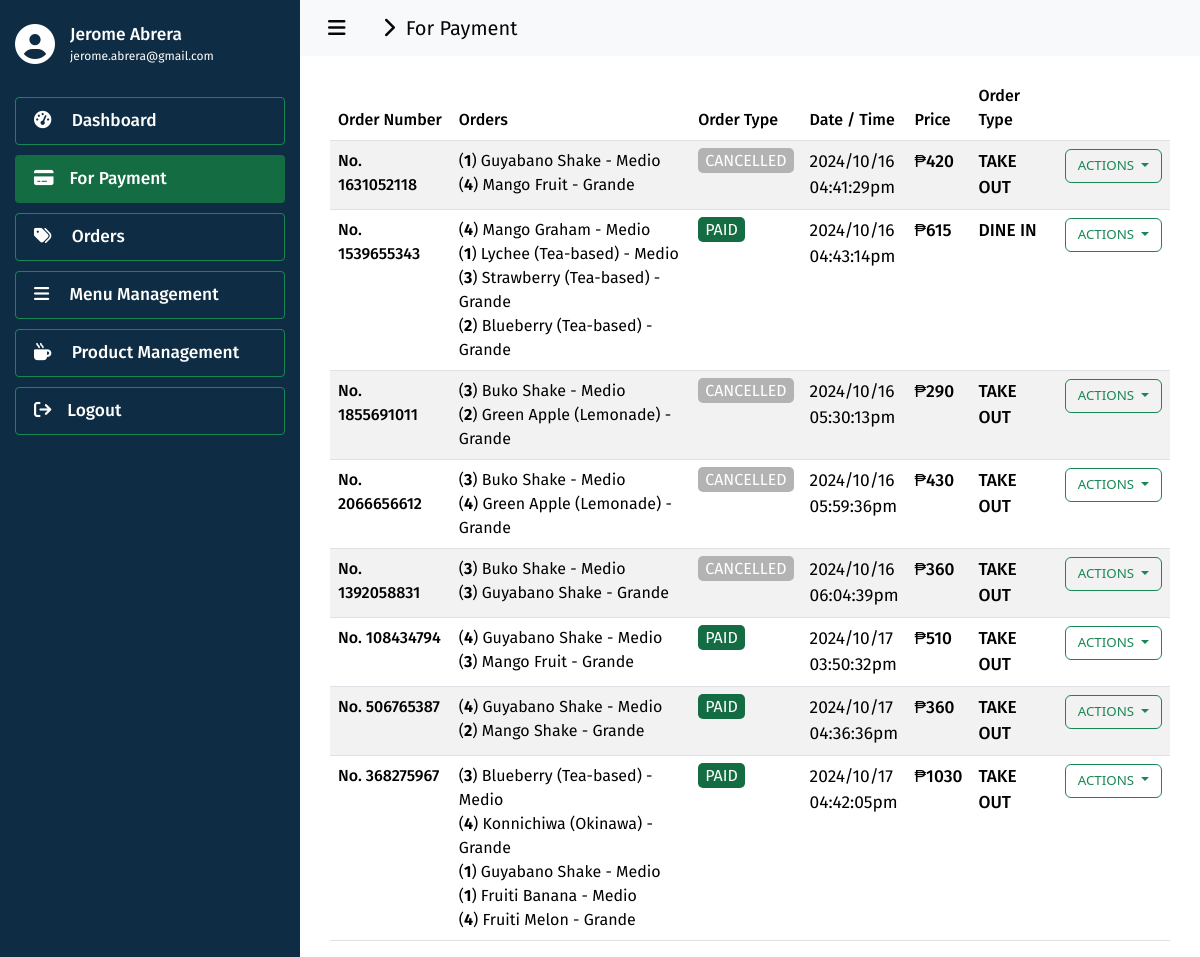
The page /admin/for_payment/index.php (signed in) on the database as committed earlier.
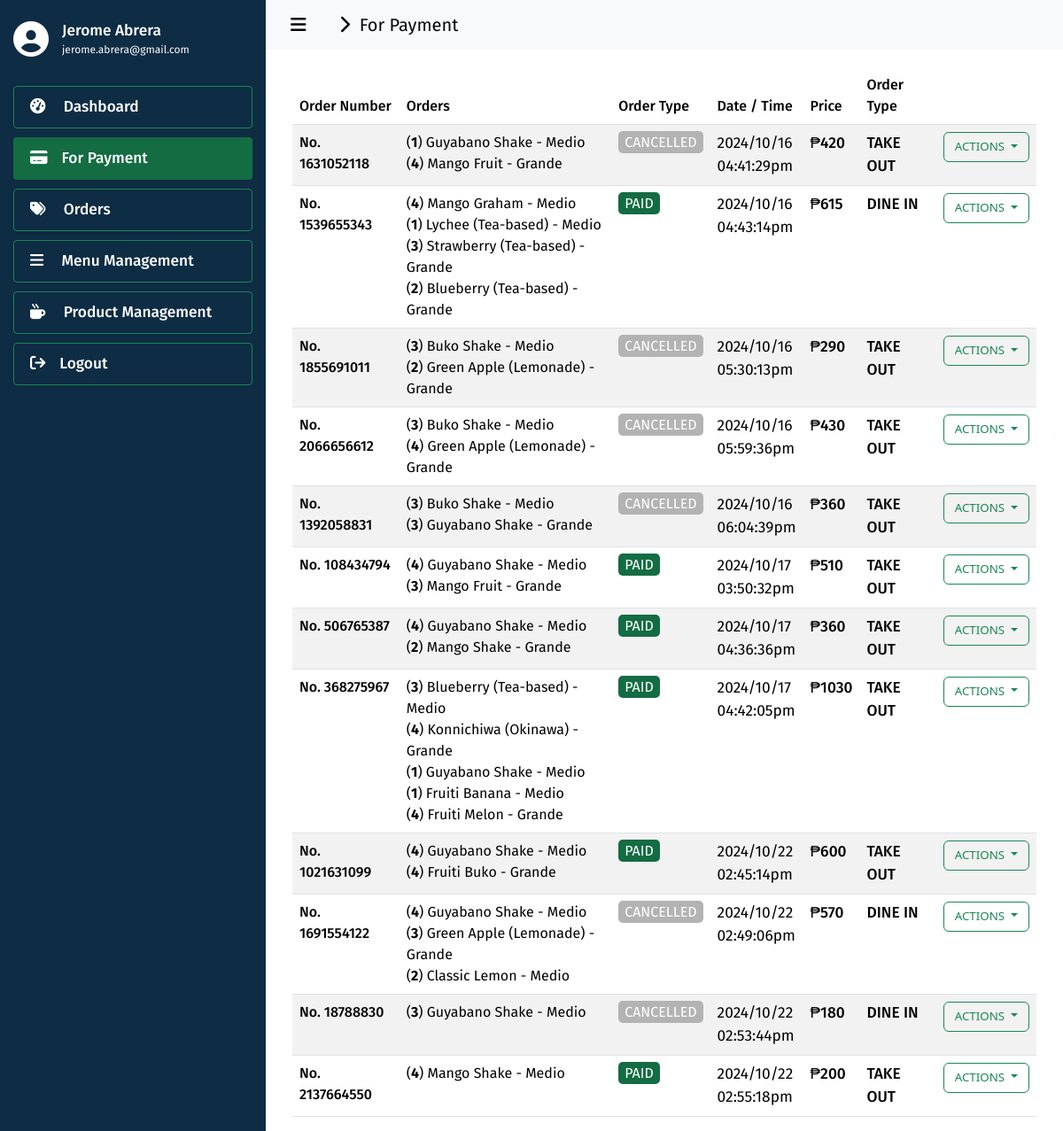
The same page on the database as committed later.
### tables this page shows
CREATE TABLE `for_payment` (
  `id` int(11) NOT NULL,
  `order_number` varchar(255) NOT NULL,
  `order_products` varchar(1000) NOT NULL,
  `order_type` varchar(255) NOT NULL,
  `order_date` varchar(255) NOT NULL,
  `order_time` varchar(255) NOT NULL,
  `order_status` varchar(255) NOT NULL
);

### admin/for_payment/index.php (the view, shortened to what the changed rows need)
<?php
  include('../../utils/connections.php');
?>
<!DOCTYPE html>
<html lang="en">
  <head>
    <link
      href="https://cdn.jsdelivr.net/npm/bootstrap@5.3.3/dist/css/bootstrap.min.css"
      rel="stylesheet"
    >
    <link href="https://cdn.datatables.net/2.0.5/css/dataTables.bootstrap5.css" rel="stylesheet">
    <link rel="stylesheet" href="../../assets/css/global.css" />
    <link rel="stylesheet" href="./css/index.css" />
  </head>
  <body>
    <div class="div-classic-container">
      <div class="container" style="padding-inline: 30px; margin-top: 20px;">
        <table id="data" class="table table-striped" style="width:100%">
          <thead>
            <tr>
              <th class="fira-sans-medium">Order Number</th>
              <th class="fira-sans-medium">Orders</th>
              <th class="fira-sans-medium">Order Type</th>
              <th class="fira-sans-medium">Date / Time</th>
              <th class="fira-sans-medium">Price</th>
              <th class="fira-sans-medium">Order Type</th>
              <th class="fira-sans-medium"></th>
            </tr>
          </thead>
          <tbody>
            <?php
              $fetch_query = "SELECT * FROM `for_payment`";
              $result = $conn->query($fetch_query);
              if ($result->num_rows > 0) {
                while ($row = $result->fetch_assoc()) {
                  $id = $row['id'];
                  $order_number = $row['order_number'];
                  $order_date = $row['order_date'];
                  $order_time = $row['order_time'];
                  $order_status = $row['order_status'];
                  $order_products = $row['order_products'];
                  $order_type = $row['order_type'];
                  $span_class = 'badge-disabled';
                  $order_prices = 0;
                  $orders = '';
                  $approve_transaction_state = '';
                  $cancel_transaction_state = '';
                  $print_receipt_state = '';
                  if ($order_status == 'FOR PAYMENT') {
                    $span_class = 'badge-warning';
                    $print_receipt_state = 'disabled';
                  } else if ($order_status == 'PAID') {
                    $span_class = 'badge-enabled';
                    $approve_transaction_state = 'disabled';
                    $cancel_transaction_state = 'disabled';
                  } else if ($order_status == 'CANCELLED') {
                    $span_class = 'badge-disabled';
                    $approve_transaction_state = 'disabled';
                    $print_receipt_state = 'disabled';
                    $cancel_transaction_state = 'disabled';
                  }
                  $d_order = json_decode($order_products, true);
                  foreach ($d_order as $order) {
                    $item = $order['item'];
                    $price = intval($order['price']);
                    $quantity = intval($order['quantity']);
                    $size = $order['size'];
                    $order_prices += ($price * $quantity);
                    $orders .= '(<b>'.strval($quantity).'</b>) '.$item.' - '.$size.'<br/>';
                  }
                  echo '
                    <tr>
                      <td class="color-brown fira-sans-medium">No. '.$order_number.'</td>
                      <td class="color-dark fira-sans-regular">
                        '.$orders.'
                      </td>
                      <td class="fira-sans-regular">
                        <span class="'.$span_class.'">'.$order_status.'</span>
                      </td>
                       <td class="color-dark fira-sans-regular size-13">
                        '.$order_date.'<br/>'.$order_time.'
                      </td>
                      <td class="color-dark fira-sans-medium size-13">
                        ₱'.$order_prices.'
                      </td>
                      <td class="color-dark fira-sans-medium size-13">
                        '.$order_type.'
                      </td>
                      <td>
                        <div class="dropdown">
                          <button class="btn btn-outline-success dropdown-toggle size-10" type="button" id="dropdownMenuButton1" data-bs-toggle="dropdown" aria-expanded="false">
                            ACTIONS
                          </button>
                          <ul class="dropdown-menu" aria-labelledby="dropdownMenuButton1">
                            <li><a class="dropdown-item '.$approve_transaction_state.'" href="../../actions/prepare.php?order_id='.$id.'">Approve Transaction</a></li>
                            <li><a class="dropdown-item '.$cancel_transaction_state.'" href="../../actions/cancel.php?order_id='.$id.'">Cancel Transaction</a></li>
                            <li><a class="dropdown-item '.$print_receipt_state.'" href="../receipt/index.php?id='.$id.'&order_number='.$order_number.'">Print Receipt</a></li>
                          </ul>
                        </div>
                      </td>
                    </tr>
                  ';
                }
              }
            ?>
          </tbody>
        </table>
      </div>
    </div>
  </body>
</html>

Rows that differ between the two databases and show on the page:
added for_payment: order_number "1021631099", quantity "4", item "Guyabano Shake", size "Medio", item "Fruiti Buko", size "Grande", order_status "PAID", order_date "2024/10/22", order_time "02:45:14pm", order_prices "600", order_type "TAKE OUT"
added for_payment: order_number "1691554122", quantity "4", item "Guyabano Shake", size "Medio", quantity "3", item "Green Apple (Lemonade)", size "Grande", quantity "2", item "Classic Lemon", order_status "CANCELLED", order_date "2024/10/22", order_time "02:49:06pm", order_prices "570", order_type "DINE IN"
added for_payment: order_number "18788830", quantity "3", item "Guyabano Shake", size "Medio", order_status "CANCELLED", order_date "2024/10/22", order_time "02:53:44pm", order_prices "180", order_type "DINE IN"
added for_payment: order_number "2137664550", quantity "4", item "Mango Shake", size "Medio", order_status "PAID", order_date "2024/10/22", order_time "02:55:18pm", order_prices "200", order_type "TAKE OUT"
